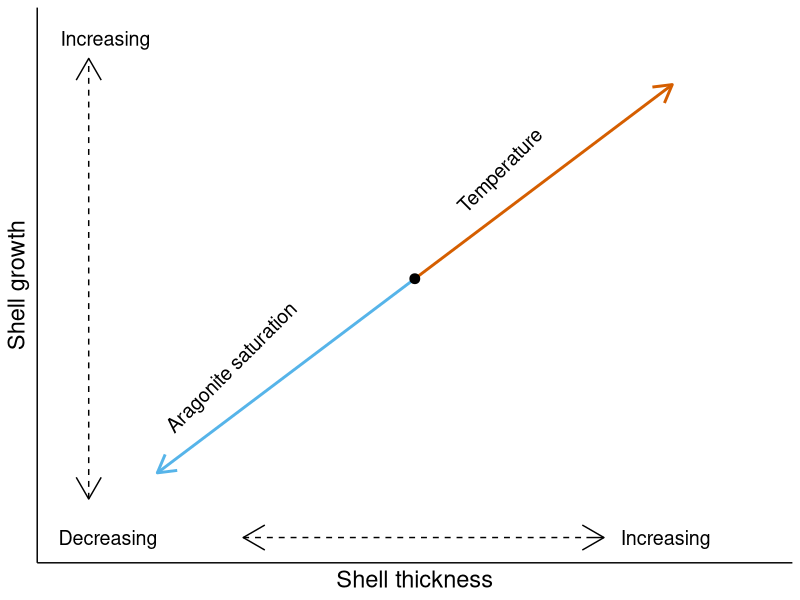
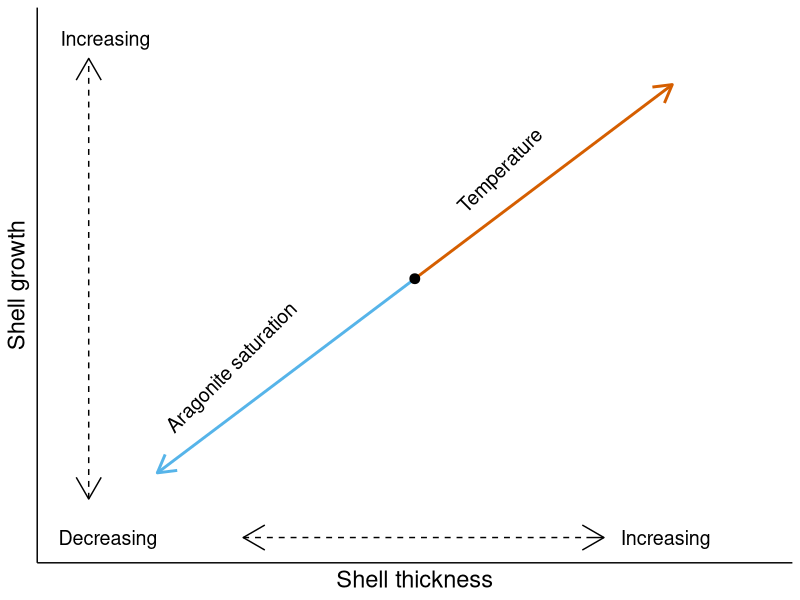

Here is the R script that generated these plots, in order:
library(tidyverse)
library(here)

#Create a ggplot that is blank, except for the axes labeled as such: x axis = "Shell growth" and y axis = "Shell thickness"
ggplot() + 
  geom_blank() +
  geom_segment(aes(x = 0, y = 0, xend = 0.75, yend = 0.75), arrow = arrow(type = "open", length = unit(0.2, "inches")), color="#D55E00", linewidth=1) +
  annotate("text", x = -0.7, y = -0.6, label = "Aragonite saturation", hjust = 0, vjust = 0, angle=45, color = "black", size=5) +
  geom_segment(aes(x = 0, y = 0, xend = -0.75, yend = -0.75), arrow = arrow(type = "open", length = unit(0.2, "inches")), color="#56B4E9", linewidth=1) +
  annotate("text", x = 0.15, y = 0.25, label = "Temperature", hjust = 0, vjust = 0, angle=45, color = "black", size=5) +
  #geom_segment(aes(x = 0, y = 0, xend = 0.95, yend = 0), arrow = arrow(type = "open", length = unit(0.2, "inches")), color="#E69F00", linewidth=1) +
  geom_point(aes(x = 0, y = 0), size = 3, color = "black") +
  annotate("text", x = -0.98, y = -1, label = "Decreasing", hjust = 0.2, vjust = 0.5, color = "black", size=5) +
  annotate("text", x = 0.6, y = -1, label = "Increasing", hjust = 0, vjust = 0.5, color = "black", size=5) +
  annotate("text", x = -0.98, y = 0.9, label = "Increasing", hjust = 0.2, vjust = 0, color = "black", size=5) +
  
  geom_segment(aes(x = -0.5, y = -1, xend = 0.5, yend = -1), color="black", linetype="dashed") +
  geom_segment(aes(x = 0.5, y = -1, xend = 0.551, yend = -1), arrow = arrow(), color="black") +
  geom_segment(aes(x = -0.5, y = -1, xend = -0.5, yend = -1), arrow = arrow(), color="black") +
  
  geom_segment(aes(y = -0.85, x = -0.95, yend = 0.85, xend = -0.95), color="black", linetype="dashed") +
  geom_segment(aes(y = 0.85, x = -0.95, yend = 0.851, xend = -0.95), arrow = arrow(), color="black") +
  geom_segment(aes(y = -0.85, x = -0.95, yend = -0.851, xend = -0.95), arrow = arrow(), color="black") +
  scale_x_continuous(limits = c(-1, 1)) + 
  scale_y_continuous(limits = c(-1, 0.95)) + 
  labs(y="Shell growth", x="Shell thickness") +
  theme_classic() +
  theme(axis.text.x = element_blank(),
        axis.text.y = element_blank(),
        axis.ticks = element_blank(),
        axis.text = element_blank(), 
        axis.title = element_text(size = 17))

#Save the plot as a .png file
ggsave(here("figures", "pfister-fig.png"), width = 5, height = 5, units = "in", dpi = 300)
       